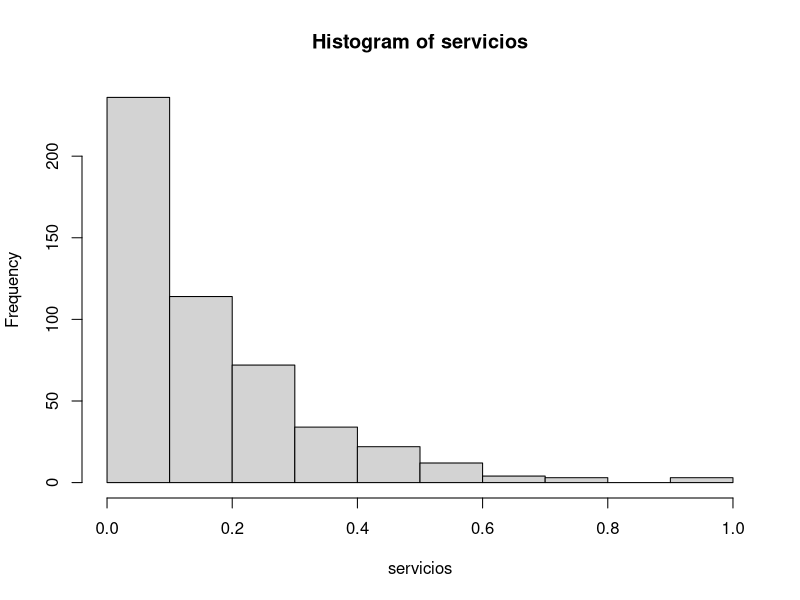
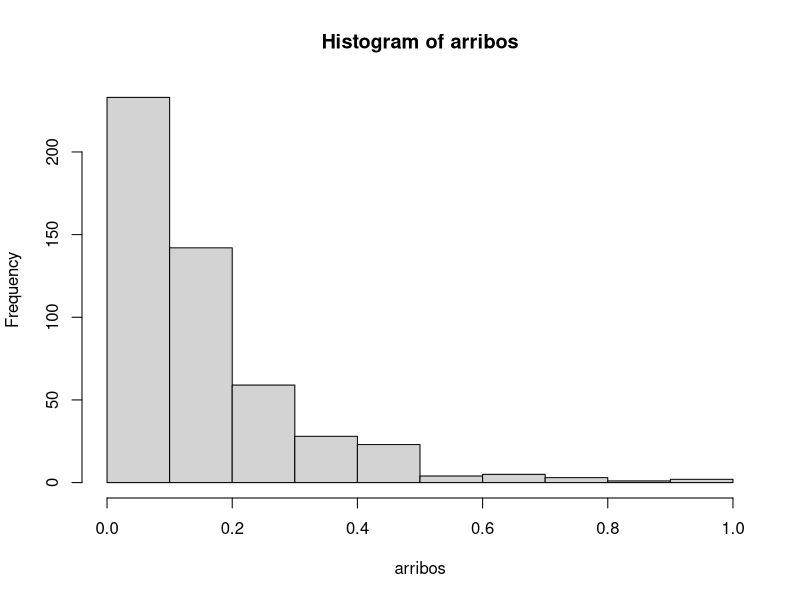
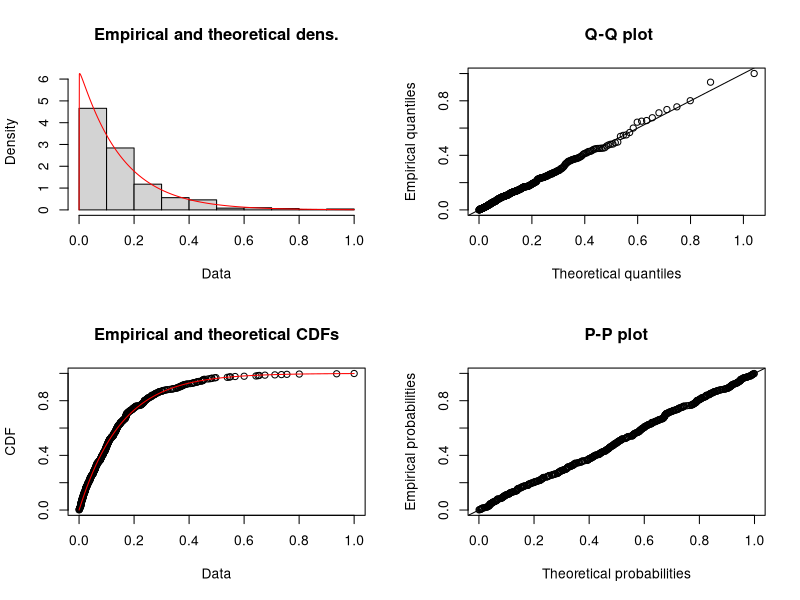
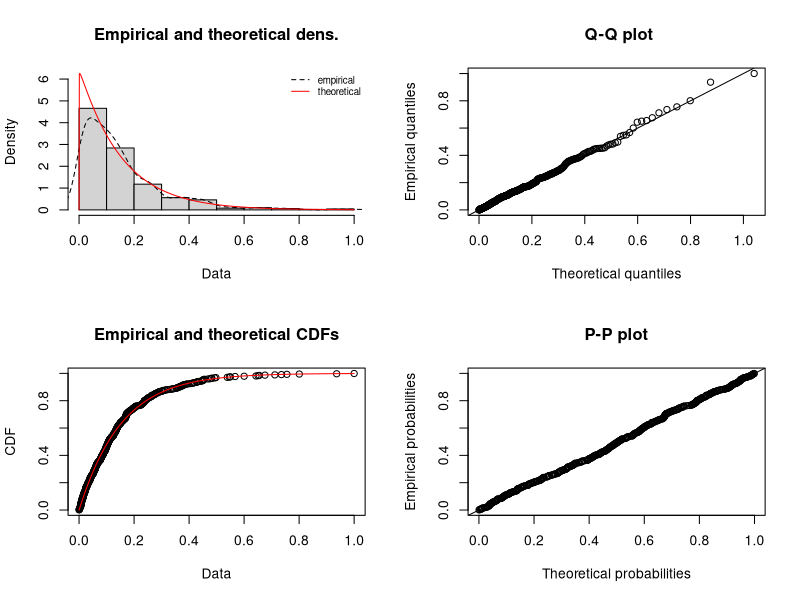
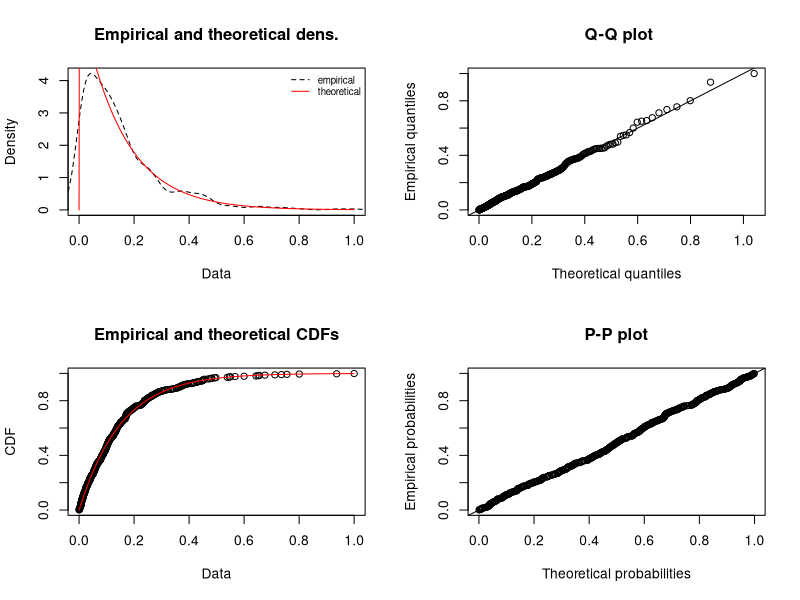
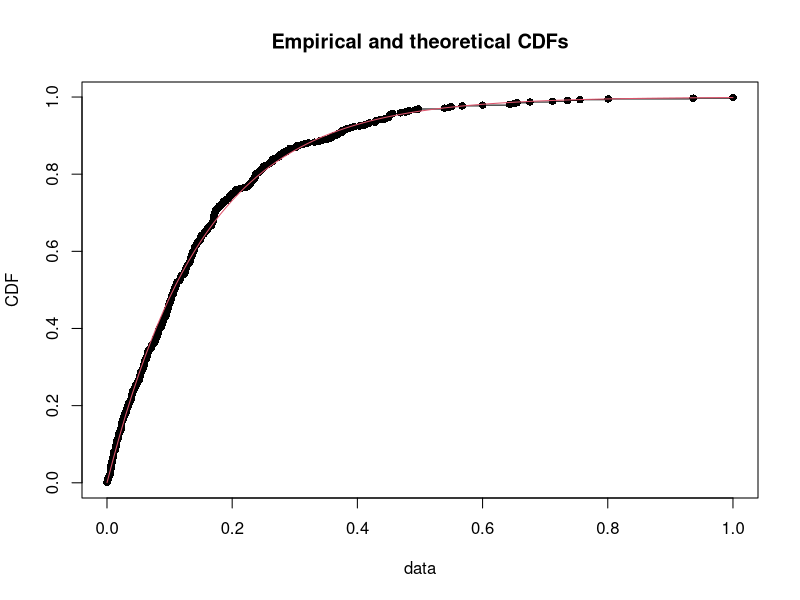
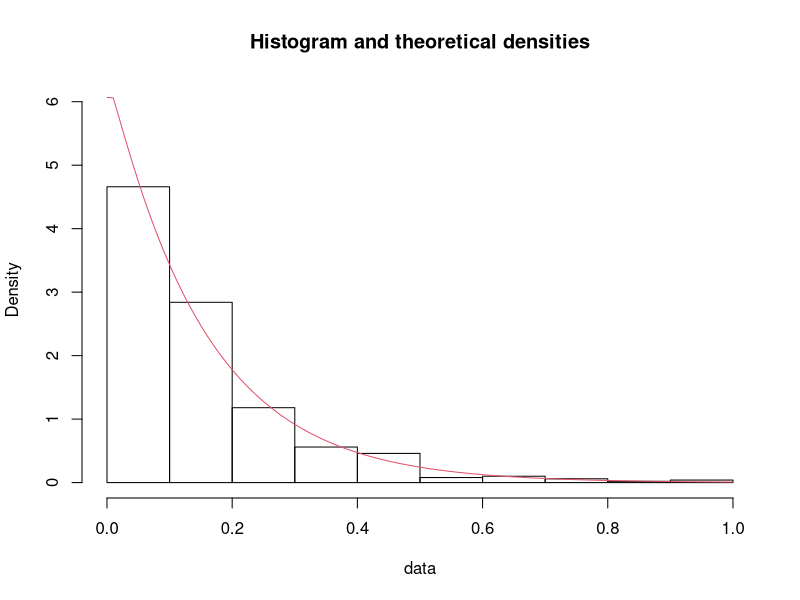
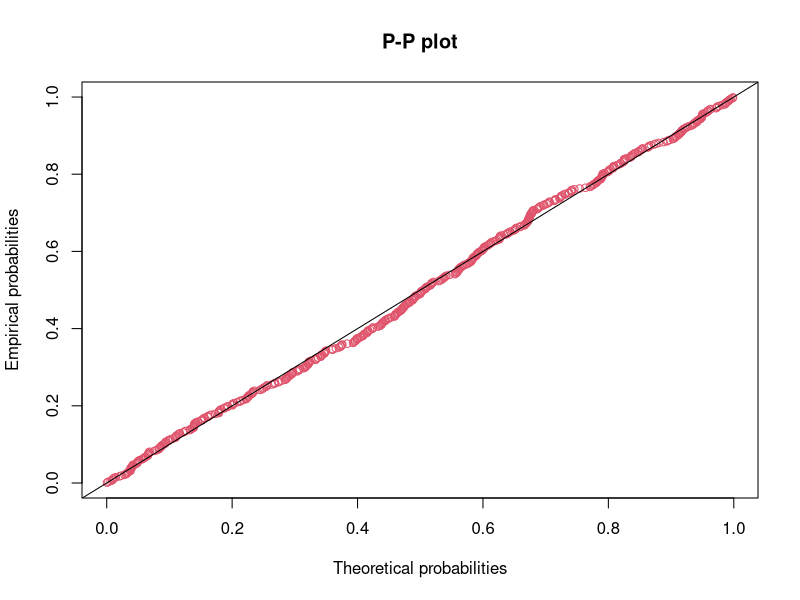

Source code (R) for these figures, in order:
library(fitdistrplus)

tiempos_arribo <- read.csv("tiempo_arribo.csv")
tiempos_servicio <- read.csv("tiempo_servicio.csv")
arribos <- tiempos_arribo$x/max(tiempos_arribo$x)
servicios <- tiempos_servicio$y/max(tiempos_servicio$y)
#par(mfrow=c(1,2))
hist(servicios)
hist(arribos)
fitg <- fitdist(arribos, "gamma")
summary(fitg)
plot(fitg)
plot(fitg, demp = TRUE)
plot(fitg, histo = FALSE, demp = TRUE)
cdfcomp(fitg, addlegend=FALSE)
denscomp(fitg, addlegend=FALSE)
ppcomp(fitg, addlegend=FALSE)
qqcomp(fitg, addlegend=FALSE)
